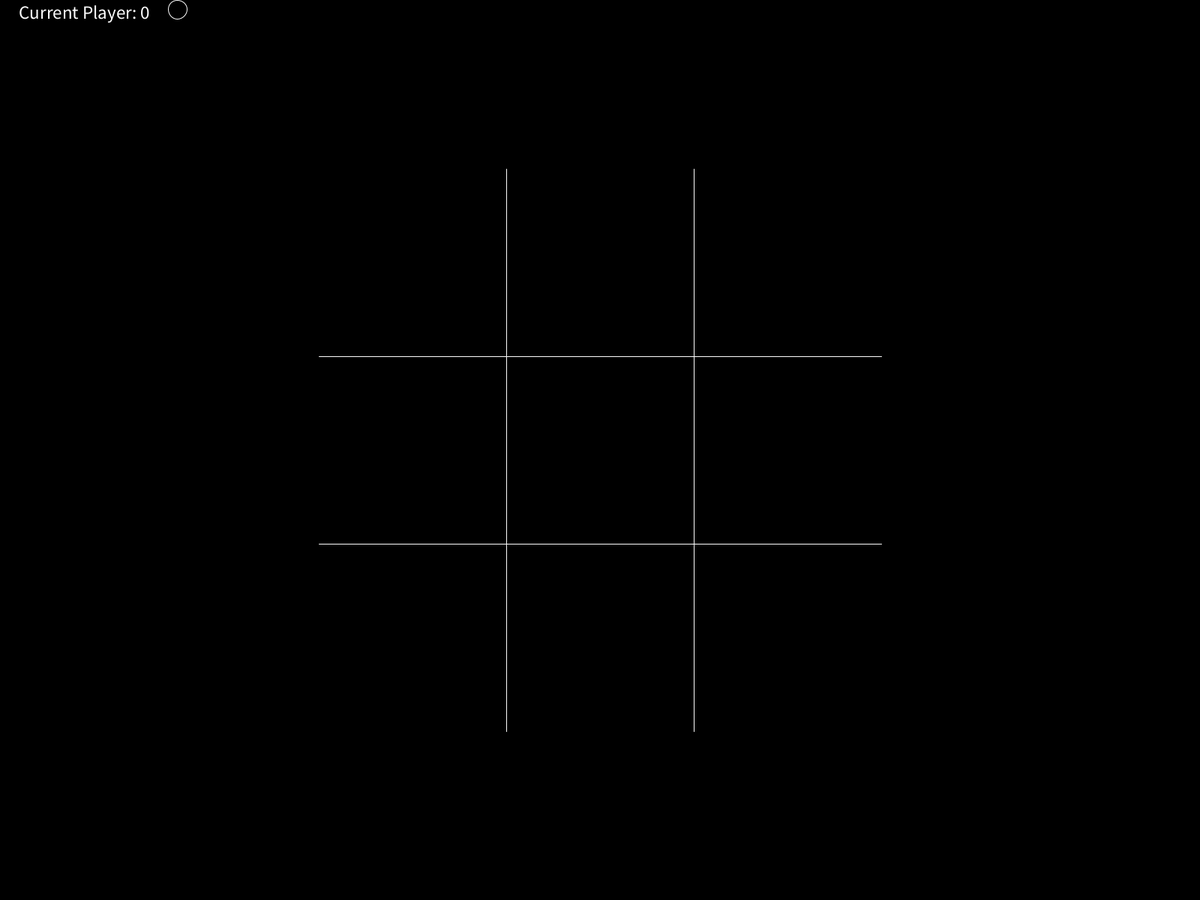
Frame 1 (no input)
Frame 60 (the mouse pressed at the canvas centre just before this capture): identical to frame 1, image omitted
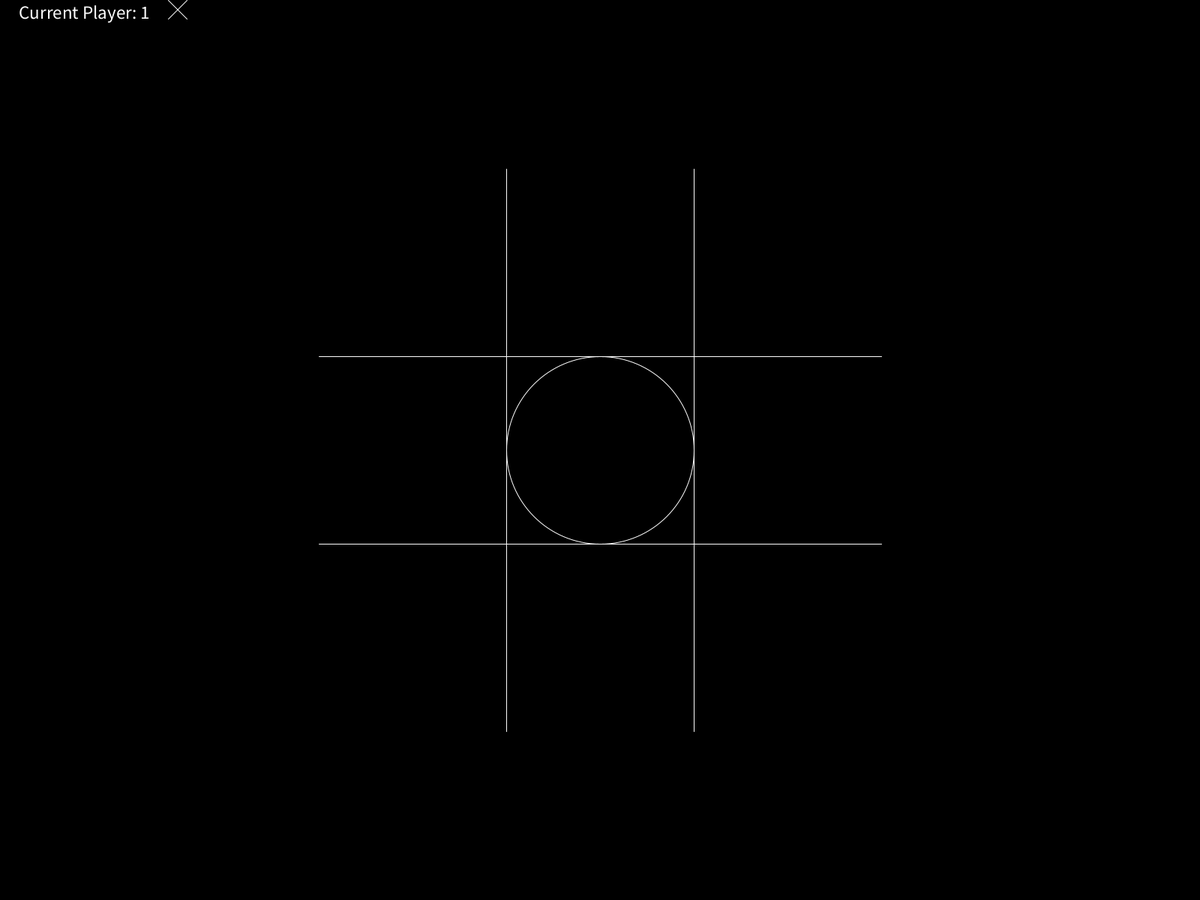
Frame 120 (the mouse held since frame 60 and released just before this capture)

The Processing sketch that drew these frames (run headless with seeded random() and noise(); from frame 60 on, the mouse is pressed at the canvas centre):

// Processing sketch: TicTacToe
// ── TicTacToe.pde
final float size = 250;


int player;
boolean done;
Square[][] boxes;

void setup() {
  fullScreen();
  reset();
}

void draw() {
  if (!done) {
    background(0);
    updateSquares();
    key();
  } 
}

void updateSquares() {
  for (int i = 0; i < boxes.length; i++)
    for (int j = 0; j < boxes[0].length; j++) {
      boxes[i][j].update();
    }
}

void key() {
  pushMatrix();
  fill(255);
  stroke(255);
  String s = "Current Player: " + ((player == 0) ? 1 : 0);
  float location = size / 10;
  float x = location;
  float y = location;
  textSize(location);
  text(s, x, y);
  x += textWidth(s) + location;
  y -= location;
  if (player == 1) {
    float center = location / 2;
    x += center;
    y += center;
    noFill();
    ellipse(x, y, location, location);
  } else {
    line(x, y, x + location, y + location);
    line(x + location, y, x, y + location);
  }  
  popMatrix();
}

void mousePressed() {
  if (!done) {

    boolean found = false;
    Square current = null;
    for (int i = 0; i < boxes.length; i++)
      for (int j = 0; j < boxes[0].length && !found; j++) {
        current = boxes[i][j];
        found =  (mouseX > current.x && mouseX < current.x + current.size &&
          mouseY > current.y && mouseY < current.y + current.size);
      }
    if (current != null) {
      if (current.state == -1) {
        current.state = player;
        player = (player + 1) % 2;

        int win = -1;

        for (int i = 0; i < boxes[0].length && win == -1; i++) {
          if (boxes[i][0].state == boxes[i][1].state && boxes[i][0].state == boxes[i][2].state) {
            win = boxes[i][0].state;
          }
        }
        for (int j = 0; j < boxes[0].length && win == -1; j++) {
          if (boxes[0][j].state == boxes[1][j].state && boxes[0][j].state == boxes[2][j].state) {
            win = boxes[0][j].state;
          }
        }
        if (win == -1) {
          if (boxes[0][0].state == boxes[1][1].state && boxes[0][0].state == boxes[2][2].state) {
            win = boxes[0][0].state;
          } else if (boxes[2][0].state == boxes[1][1].state && boxes[2][0].state == boxes[0][2].state) {
            win = boxes[2][0].state;
          }
        }
        if (win != -1) {
          endGame(win + 1);
        }
      }
    }
  }
}

void reset() {
  float x = (width - 3 * size) / 2;
  float y = (height - 3 * size) / 2;

  done = false;

  player = 1;
  boxes = new Square[3][3];
  for (int i = 0; i < boxes.length; i++)
    for (int j = 0; j < boxes[0].length; j++) {
      boxes[i][j] = new Square(x + size * i, y + size * j, size, j != 2, i != 2);
    }
}

void endGame(int winner) {
  updateSquares();
  done = true;
  pushMatrix();
  fill(255);
  float textHeight = size * .5;
  textSize(textHeight);
  String s = "Player " + winner + " won!";
  text(s, (width - textWidth(s)) / 2, (height - textHeight) / 2);
  popMatrix();
}

void keyPressed() {
  switch(key) {
  case 'r':
    reset();
  }
}
// ── Square.pde
final int X = 0;
final int O = 1;

class Square {
  boolean bot, right;
  int state = -1;

  float x, y;
  float size;


  Square(float x, float y, float s, boolean b, boolean r) {
    this.x = x;
    this.y = y;
    this.size = s;
    this.bot = b;
    this.right = r;
  }

  void update() {
    pushMatrix();
    translate(this.x, this.y);
    stroke(255);
    noFill();
    strokeWeight(1);
    if (this.bot) {
      line(0, this.size, this.size, this.size);
    }  
    if (this.right) {
      line(this.size, 0, this.size, this.size);
    }
    if (this.state == X) {
      line(0, 0, this.size, this.size);
      line(this.size, 0, 0, this.size);
    } else if (this.state == O) {
      ellipse(this.size * .5, this.size * .5, this.size, this.size);
    }
    popMatrix();
  }
}
